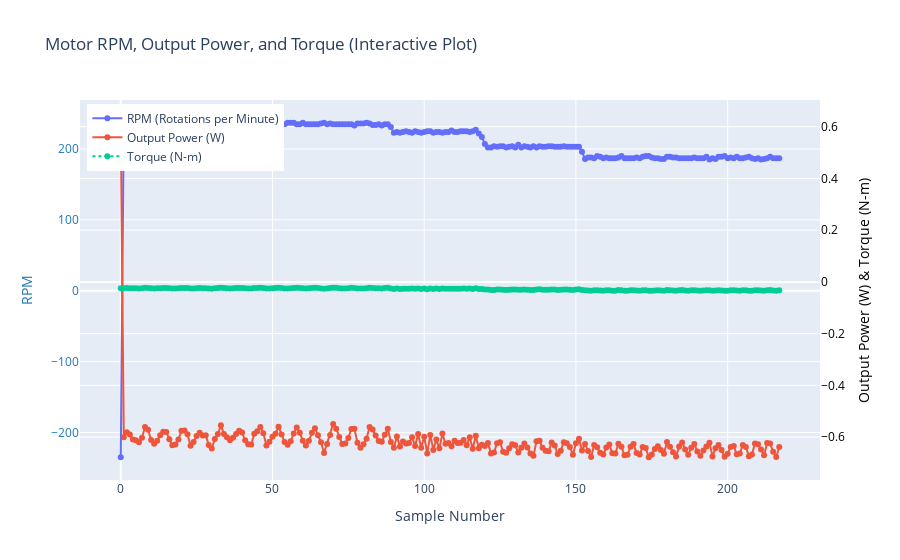

The code cell stored with this chart in its notebook:
### Code cell
import pandas as pd
import numpy as np
import plotly.express as px
import plotly.graph_objects as go

# -----------------------------------------------------------
# !! 替换为你的数据框变量名 !!
# 假设你的原始数据存储在这个变量中。
# 例如: df_raw_data = pd.read_excel('你的原始文件路径.xlsx')
# -----------------------------------------------------------
# !! 请您上传 v9.xlsx 和 v12.xlsx !!
try:
    file_path_9V = 'v9.xlsx'
    df_9V = pd.read_excel(file_path_9V)

    file_path_12V = 'v12.xlsx'
    df_12V = pd.read_excel(file_path_12V)

# --------------------------------------------------------
    # 假设你已经用 pandas 读取了原始数据，这里用一个示例 DataFrame 代替
    # 实际使用时，请确保 df_raw_data 是你的完整原始数据 DataFrame
    # !! 注意：当前代码只分析 9V 的数据。如需12V，请将下一行改为 df_12V
    df_raw_data = df_12V

    # **重要步骤：计算 Output Power**
    # 实验手册要求我们自己计算功率 P = T * w
    # 1. 将 RPM 转换为 rad/s (w)
    df_raw_data['Speed_rad_s'] = df_raw_data['RPM'] * (2 * np.pi) / 60
    # 2. 计算 Output Power (W) = Torque (N-m) * Speed (rad/s)
    # 根据你的数据表头截图，扭矩在 'Tracking Value' 列
    df_raw_data['Output Power'] = df_raw_data['Tracking Value'] * df_raw_data['Speed_rad_s']


except (NameError, FileNotFoundError):
    print("错误：请确保您已经上传了 'v9.xlsx' 和 'v12.xlsx' 文件。")
    if 'df_raw_data' not in locals():
      print("错误：无法加载真实数据，将退出。")
      exit()


# --- 使用 Plotly 生成双 Y 轴图表 ---

# 1. 创建 Plotly 图形对象
fig = go.Figure()

# 2. 添加 RPM 曲线 (左 Y 轴)
fig.add_trace(go.Scatter(
    x=df_raw_data['Sample Number'],
    y=df_raw_data['RPM'],
    name='RPM (Rotations per Minute)',
    yaxis='y1',
    mode='lines+markers'
))

# 3. 添加 Output Power 曲线 (右 Y 轴)
fig.add_trace(go.Scatter(
    x=df_raw_data['Sample Number'],
    y=df_raw_data['Output Power'],
    name='Output Power (W)',
    yaxis='y2',
    mode='lines+markers'
))

# 3.5. !! 新增：添加 Torque (Tracking Value) 曲线 (右 Y 轴) !!
fig.add_trace(go.Scatter(
    x=df_raw_data['Sample Number'],
    y=df_raw_data['Tracking Value'],
    name='Torque (N-m)',  # 假设单位是 N-m
    yaxis='y2',
    mode='lines+markers',
    line=dict(dash='dot') # 使用虚线以区分
))


# 4. !! 修改：配置布局和双 Y 轴 !!
fig.update_layout(
    title='Motor RPM, Output Power, and Torque (Interactive Plot)', # 修改了主标题
    xaxis_title='Sample Number',
    yaxis=dict(
        title='RPM',
        titlefont=dict(color="#1f77b4"),
        tickfont=dict(color="#1f77b4")
    ),
    yaxis2=dict(
        title='Output Power (W) & Torque (N-m)', # 修改了Y轴2的标题
        titlefont=dict(color="#000000"),  # 改为中性色
        tickfont=dict(color="#000000"),  # 改为中性色
        overlaying='y', # 覆盖在第一个 Y 轴上
        side='right'    # 放在右边
    ),
    hovermode="x unified", # 鼠标悬停时显示两个 Y 轴的数据
    legend=dict(yanchor="top", y=0.99, xanchor="left", x=0.01) # 调整图例位置
)

# 5. 显示图表
fig.show()
fig.write_json('motor_performance_plot.json')
print("图表已生成并保存为 'motor_performance_plot.json'")


# -----------------------------------------------------------
# !! 新增：计算指定段落的平均值 !!
# -----------------------------------------------------------

# !! 请告诉我您想分析的 'Sample Number' 范围
# !! (这里使用示例值，请您提供真实范围)
start_sample = 160  # 示例开始点 (例如: 50)
end_sample =200  # 示例结束点 (例如: 100)
# 9v
# 20-50
# 70-120
# 160-190
# 220-270


# 12v
# 20-80
# 94-114
# 125-150
# 160-200


print("\n" + "="*40)
print(f"开始计算 Sample Number {start_sample} 到 {end_sample} 范围内的平均值...")
print(f"(使用的数据源: {'v9.xlsx' if df_raw_data is df_9V else 'v12.xlsx'})")

# 1. 根据 'Sample Number' 筛选数据段
segment_df = df_raw_data[
    (df_raw_data['Sample Number'] >= start_sample) &
    (df_raw_data['Sample Number'] <= end_sample)
]

# 2. 检查是否找到了数据
if not segment_df.empty:
    # 3. 计算这三个量的平均值
    avg_rpm = segment_df['RPM'].mean()
    avg_rpm_rad_s = avg_rpm * (2 * np.pi) / 60
    avg_torque = segment_df['Tracking Value'].mean()
    avg_power = segment_df['Output Power'].mean()

    print("\n" + "="*40)
    print(f"数据段 (Sample Number {start_sample} - {end_sample}) 的平均值:")
    print(f"  - 平均 RPM:                 {avg_rpm}")
    print(f"  - 平均 RPM:                 {avg_rpm_rad_s} rad/s")
    print(f"  - 计算output power: {avg_rpm_rad_s*avg_torque} N-m")

    print(f"  - 平均 Torque (Tracking Value): {avg_torque} N-m")
    print(f"  - 平均 Output Power:          {avg_power} W")
    print("="*40)
else:
    print(f"\n错误：在 Sample Number {start_sample} 和 {end_sample} 之间未找到数据。")
    print("请检查您的范围是否正确。")
    print("="*40)

### Figure 1 — Plotly figure (JSON) as saved in the notebook; plotly's stock layout.template omitted (floating-point values rounded to 4 significant figures; data arrays with more than 128 entries replaced by an {"elided": "..."} marker saying what was removed)
{"data": [{"mode": "lines+markers", "name": "RPM (Rotations per Minute)", "type": "scatter", "x": {"elided": "218 int values"}, "y": {"elided": "218 int values"}, "yaxis": "y"}, {"mode": "lines+markers", "name": "Output Power (W)", "type": "scatter", "x": {"elided": "218 int values"}, "y": {"elided": "218 float values"}, "yaxis": "y2"}, {"line": {"dash": "dot"}, "mode": "lines+markers", "name": "Torque (N-m)", "type": "scatter", "x": {"elided": "218 int values"}, "y": {"elided": "218 float values"}, "yaxis": "y2"}], "layout": {"hovermode": "x unified", "legend": {"x": 0.01, "xanchor": "left", "y": 0.99, "yanchor": "top"}, "title": {"text": "Motor RPM, Output Power, and Torque (Interactive Plot)"}, "xaxis": {"title": {"text": "Sample Number"}}, "yaxis": {"tickfont": {"color": "#1f77b4"}, "title": {"font": {"color": "#1f77b4"}, "text": "RPM"}}, "yaxis2": {"overlaying": "y", "side": "right", "tickfont": {"color": "#000000"}, "title": {"font": {"color": "#000000"}, "text": "Output Power (W) & Torque (N-m)"}}}}
